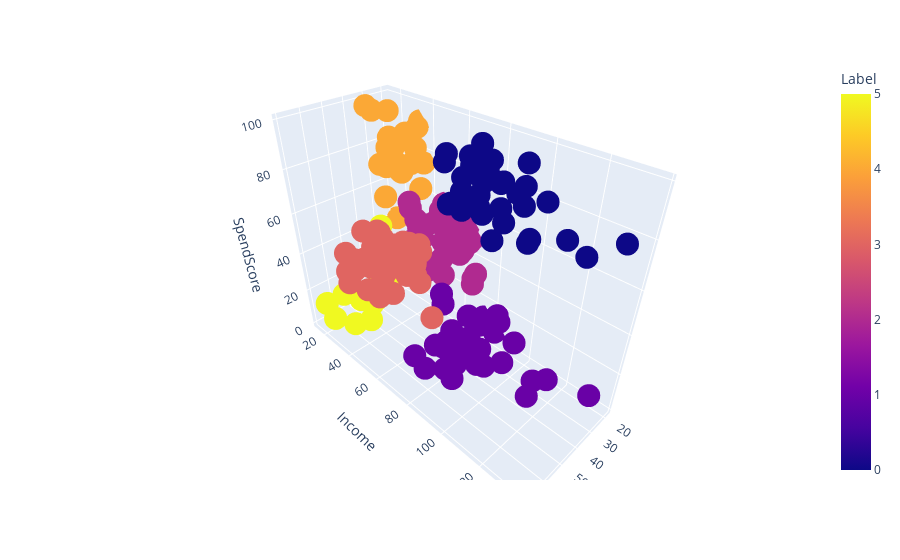

Notebook source saved alongside this figure:
### Markdown cell above
### Restart and run all cells

### Code cell
import plotly.express as px
fig = px.scatter_3d(data_frame=X, x='Age', y='Income', z='SpendScore', color='Label')
fig.show()

### Figure 1 — Plotly figure (JSON) as saved in the notebook; plotly's stock layout.template omitted (floating-point values rounded to 4 significant figures; data arrays with more than 128 entries replaced by an {"elided": "..."} marker saying what was removed)
{"data": [{"hovertemplate": "Age=%{x}<br>Income=%{y}<br>SpendScore=%{z}<br>Label=%{marker.color}<extra></extra>", "legendgroup": "", "marker": {"color": {"elided": "200 int values"}, "coloraxis": "coloraxis", "symbol": "circle"}, "mode": "markers", "name": "", "scene": "scene", "showlegend": false, "type": "scatter3d", "x": {"elided": "200 int values"}, "y": {"elided": "200 int values"}, "z": {"elided": "200 int values"}}], "layout": {"coloraxis": {"colorbar": {"title": {"text": "Label"}}, "colorscale": [[0, "#0d0887"], [0.1111, "#46039f"], [0.2222, "#7201a8"], [0.3333, "#9c179e"], [0.4444, "#bd3786"], [0.5556, "#d8576b"], [0.6667, "#ed7953"], [0.7778, "#fb9f3a"], [0.8889, "#fdca26"], [1, "#f0f921"]]}, "legend": {"tracegroupgap": 0}, "margin": {"t": 60}, "scene": {"domain": {"x": [0, 1], "y": [0, 1]}, "xaxis": {"title": {"text": "Age"}}, "yaxis": {"title": {"text": "Income"}}, "zaxis": {"title": {"text": "SpendScore"}}}}}
